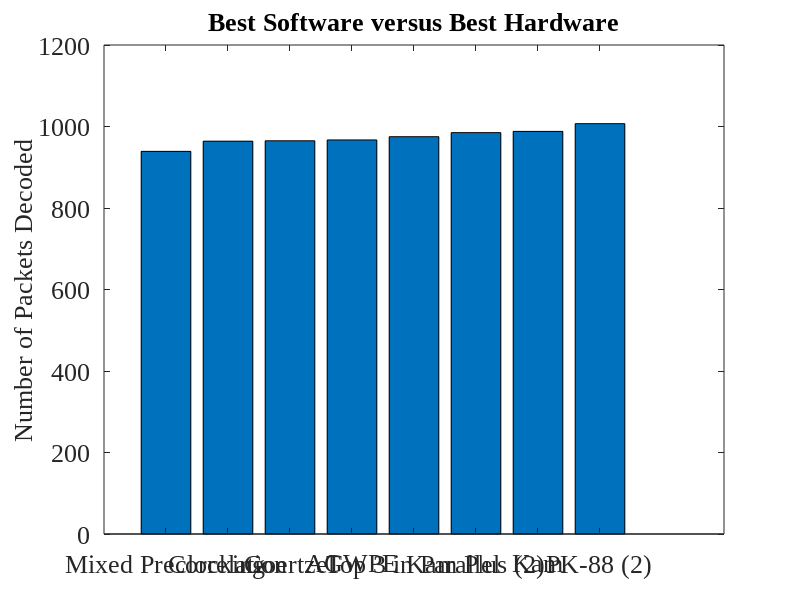

Reproduce this figure in MATLAB. (Note: this script raises an error after producing the figure.)
fontSize = 19;
% .wav file	Filtering	Correlation	Zero Xing	Strict Xing	Windowed Zero	Peak	Derivative	Goertzel	PLL	PreClocking	Goertzel Pre
% OT3Test	None        40          35          40          39              3       40          40          40	0           40	
%           Bandpass	40          19          0           0               0       33          40          40	40          28	
%           6db         40          12          40          0               0       14          40          0	39          15	
% Gen200	None        200         200         200         200             200     200         200         200	0           200	
%           Bandpass	200         27          200         0               0       200         200         200	200         106	
%           6db         200         200         200         0               0       200         200         200	200         199	
% OT3WNoise	None        24          0           6           0               0       3           25          21	0           10	
%           Bandpass	24          6           2           0               0       5           23          23	17          11	
%           6db         11          1           9           0               0       4           6           14	6           5	
% LATrack1	None        946         460         568         298             0       543         965         925	0           564	
%           Bandpass	964         536         151         0               0       422         965         654	939         431	
%           6db         914         53          422         0               0       97          512         189	482         224	
% LATrack2	None        639         0           0           162             0       5           608         0	0           390	
%           Bandpass	872         0           0           0               0       0           448         0	939         230	
%           6db         958         209         74          0               0       254         956         0	947         392	

x = [939 964 965 967 975 985 988 1007];
y = ['Mixed Preclocking' 'Correlation' 'Goertzel' 'AGWPE' 'Top 3 in Parallel' 'Kam Plus (2)' 'Kam' 'PK-88 (2)'];
f = figure('Position',[0,0,1280,1024]);
set(gcf,'color','w');
bar(x);
filename = 'Best Software versus Best Hardware';
title(filename);
%xlabel('Devices');
ylabel('Number of Packets Decoded');
set(gca,'XTickLabel',{'Mixed Preclocking' 'Correlation' 'Goertzel' 'AGWPE' 'Top 3 in Parallel' 'Kam Plus (2)' 'Kam' 'PK-88 (2)'})
set(gca,'FontSize',fontSize, 'FontName', 'Times New Roman');
set(findall(gcf,'type','text'),'FontSize',fontSize, 'FontName', 'Times New Roman');
rotateXLabels(gca, 45)
set(gca, 'xtick', [])
grid on
saveas(f, strcat('.\..\..\..\rrxthesis\images\',regexprep(filename,'[^\w'']',''),'.png'));
pause();
close(f);
clear all;
